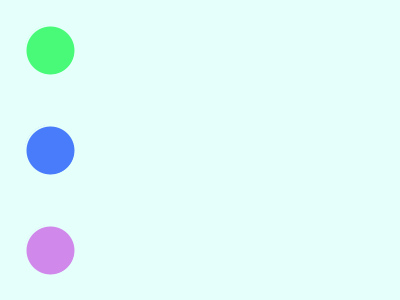
Frame 1 (no input)
Frame 60 (the mouse pressed at the canvas centre just before this capture): identical to frame 1, image omitted
Frame 120 (the mouse held since frame 60 and released just before this capture): identical to frame 1, image omitted

The Processing sketch that drew this single still picture (run headless with seeded random() and noise(); from frame 60 on, the mouse is pressed at the canvas centre):

// Processing sketch: buttons
// ── buttons.pde
// buttons

color bg, green, blue, purple, output;

void setup() {
  size(400, 300);
  
  bg = #E5FFFA;
  green = #49FA79;
  blue = #497CFA;
  purple = #D089EA;
  output = bg;
}

void draw() {
  background(bg);
  strokeWeight(2);
  // Buttons 
  TactileCircularButton(50,50, 50, green);
  TactileCircularButton(50,150, 50, blue); 
  TactileCircularButton(50,250, 50, purple); 


  
  // Square
  rectMode(CENTER);
  fill(output);
  square(250,150, 200);
}

void mouseReleased() {
  if (dist(50,50, mouseX,mouseY) < 25) {
    output = green;
  }
  if (dist(50,150, mouseX,mouseY) < 25) {
    output = blue;
  }
  if (dist(50,250, mouseX,mouseY) < 25) {
    output = purple;
  }
}

void TactileCircularButton(int x, int y, int diameter, color coloring) {
  if (dist(x,y, mouseX,mouseY) < diameter/2) {
    stroke(coloring);
  } else {
    stroke(bg);
  }
  fill(coloring);
  circle(x,y, diameter);
  
  stroke(bg);
}
